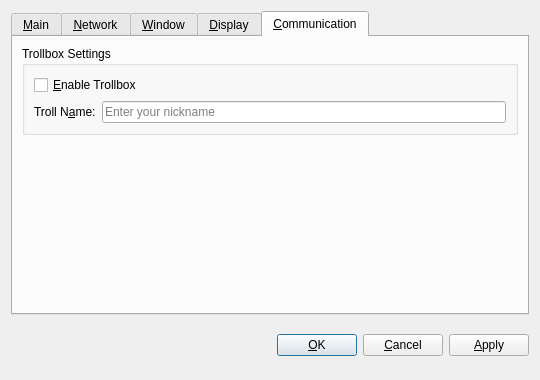
<?xml version="1.0" encoding="UTF-8"?>
<ui version="4.0">
 <class>OptionsDialog</class>
 <widget class="QDialog" name="OptionsDialog">
  <property name="geometry">
   <rect>
    <x>0</x>
    <y>0</y>
    <width>540</width>
    <height>380</height>
   </rect>
  </property>
  <property name="windowTitle">
   <string>Options</string>
  </property>
  <property name="modal">
   <bool>true</bool>
  </property>
  <layout class="QVBoxLayout" name="verticalLayout">
   <item>
    <widget class="QTabWidget" name="tabWidget">
     <property name="tabPosition">
      <enum>QTabWidget::North</enum>
     </property>
     <property name="currentIndex">
      <number>4</number>
     </property>
     <widget class="QWidget" name="tabMain">
      <attribute name="title">
       <string>&amp;Main</string>
      </attribute>
      <layout class="QVBoxLayout" name="verticalLayout_Main">
       <item>
        <widget class="QLabel" name="transactionFeeInfoLabel">
         <property name="text">
          <string>Optional transaction fee per kB that helps make sure your transactions are processed quickly. Most transactions are 1 kB. Fee 0.01 recommended.</string>
         </property>
         <property name="textFormat">
          <enum>Qt::PlainText</enum>
         </property>
         <property name="wordWrap">
          <bool>true</bool>
         </property>
        </widget>
       </item>
       <item>
        <layout class="QHBoxLayout" name="horizontalLayoutFee">
         <item>
          <widget class="QLabel" name="transactionFeeLabel">
           <property name="text">
            <string>Pay transaction &amp;fee</string>
           </property>
           <property name="textFormat">
            <enum>Qt::PlainText</enum>
           </property>
           <property name="buddy">
            <cstring>transactionFee</cstring>
           </property>
          </widget>
         </item>
         <item>
          <widget class="BitcoinAmountField" name="transactionFee"/>
         </item>
         <item>
          <spacer name="horizontalSpacerFee">
           <property name="orientation">
            <enum>Qt::Horizontal</enum>
           </property>
           <property name="sizeHint" stdset="0">
            <size>
             <width>40</width>
             <height>20</height>
            </size>
           </property>
          </spacer>
         </item>
        </layout>
       </item>
       <item>
        <widget class="QLabel" name="reserveBalanceInfoLabel">
         <property name="text">
          <string>Reserved amount does not participate in staking and is therefore spendable at any time.</string>
         </property>
         <property name="textFormat">
          <enum>Qt::PlainText</enum>
         </property>
         <property name="wordWrap">
          <bool>true</bool>
         </property>
        </widget>
       </item>
       <item>
        <layout class="QHBoxLayout" name="horizontalLayoutReserveBalance">
         <item>
          <widget class="QLabel" name="reserveBalanceLabel">
           <property name="text">
            <string>Reserve</string>
           </property>
           <property name="textFormat">
            <enum>Qt::PlainText</enum>
           </property>
           <property name="buddy">
            <cstring>reserveBalance</cstring>
           </property>
          </widget>
         </item>
         <item>
          <widget class="BitcoinAmountField" name="reserveBalance"/>
         </item>
         <item>
          <spacer name="horizontalSpacerReserveBalance">
           <property name="orientation">
            <enum>Qt::Horizontal</enum>
           </property>
           <property name="sizeHint" stdset="0">
            <size>
             <width>40</width>
             <height>20</height>
            </size>
           </property>
          </spacer>
         </item>
        </layout>
       </item>
       <item>
        <widget class="QCheckBox" name="bitcoinAtStartup">
         <property name="toolTip">
          <string>Automatically start PenCoin after logging in to the system.</string>
         </property>
         <property name="text">
          <string>&amp;Start PenCoin on system login</string>
         </property>
        </widget>
       </item>
       <item>
        <widget class="QCheckBox" name="detachDatabases">
         <property name="toolTip">
          <string>Detach block and address databases at shutdown. This means they can be moved to another data directory, but it slows down shutdown. The wallet is always detached.</string>
         </property>
         <property name="text">
          <string>&amp;Detach databases at shutdown</string>
         </property>
        </widget>
       </item>
       <item>
        <spacer name="verticalSpacer_Main">
         <property name="orientation">
          <enum>Qt::Vertical</enum>
         </property>
         <property name="sizeHint" stdset="0">
          <size>
           <width>20</width>
           <height>40</height>
          </size>
         </property>
        </spacer>
       </item>
      </layout>
     </widget>
     <widget class="QWidget" name="tabNetwork">
      <attribute name="title">
       <string>&amp;Network</string>
      </attribute>
      <layout class="QVBoxLayout" name="verticalLayout_Network">
       <item>
        <widget class="QCheckBox" name="mapPortUpnp">
         <property name="toolTip">
          <string>Automatically open the PenCoin client port on the router. This only works when your router supports UPnP and it is enabled.</string>
         </property>
         <property name="text">
          <string>Map port using &amp;UPnP</string>
         </property>
        </widget>
       </item>
       <item>
        <widget class="QCheckBox" name="connectSocks">
         <property name="toolTip">
          <string>Connect to the PenCoin network through a SOCKS proxy (e.g. when connecting through Tor).</string>
         </property>
         <property name="text">
          <string>&amp;Connect through SOCKS proxy:</string>
         </property>
        </widget>
       </item>
       <item>
        <layout class="QHBoxLayout" name="horizontalLayout_Network">
         <item>
          <widget class="QLabel" name="proxyIpLabel">
           <property name="text">
            <string>Proxy &amp;IP:</string>
           </property>
           <property name="textFormat">
            <enum>Qt::PlainText</enum>
           </property>
           <property name="buddy">
            <cstring>proxyIp</cstring>
           </property>
          </widget>
         </item>
         <item>
          <widget class="QValidatedLineEdit" name="proxyIp">
           <property name="maximumSize">
            <size>
             <width>140</width>
             <height>16777215</height>
            </size>
           </property>
           <property name="toolTip">
            <string>IP address of the proxy (e.g. 127.0.0.1)</string>
           </property>
          </widget>
         </item>
         <item>
          <widget class="QLabel" name="proxyPortLabel">
           <property name="text">
            <string>&amp;Port:</string>
           </property>
           <property name="textFormat">
            <enum>Qt::PlainText</enum>
           </property>
           <property name="buddy">
            <cstring>proxyPort</cstring>
           </property>
          </widget>
         </item>
         <item>
          <widget class="QLineEdit" name="proxyPort">
           <property name="maximumSize">
            <size>
             <width>55</width>
             <height>16777215</height>
            </size>
           </property>
           <property name="toolTip">
            <string>Port of the proxy (e.g. 9050)</string>
           </property>
          </widget>
         </item>
         <item>
          <widget class="QLabel" name="socksVersionLabel">
           <property name="text">
            <string>SOCKS &amp;Version:</string>
           </property>
           <property name="textFormat">
            <enum>Qt::PlainText</enum>
           </property>
           <property name="buddy">
            <cstring>socksVersion</cstring>
           </property>
          </widget>
         </item>
         <item>
          <widget class="QValueComboBox" name="socksVersion">
           <property name="toolTip">
            <string>SOCKS version of the proxy (e.g. 5)</string>
           </property>
          </widget>
         </item>
         <item>
          <spacer name="horizontalSpacer_Network">
           <property name="orientation">
            <enum>Qt::Horizontal</enum>
           </property>
           <property name="sizeHint" stdset="0">
            <size>
             <width>40</width>
             <height>20</height>
            </size>
           </property>
          </spacer>
         </item>
        </layout>
       </item>
       <item>
        <spacer name="verticalSpacer_Network">
         <property name="orientation">
          <enum>Qt::Vertical</enum>
         </property>
         <property name="sizeHint" stdset="0">
          <size>
           <width>20</width>
           <height>40</height>
          </size>
         </property>
        </spacer>
       </item>
      </layout>
     </widget>
     <widget class="QWidget" name="tabWindow">
      <attribute name="title">
       <string>&amp;Window</string>
      </attribute>
      <layout class="QVBoxLayout" name="verticalLayout_Window">
       <item>
        <widget class="QCheckBox" name="minimizeToTray">
         <property name="toolTip">
          <string>Show only a tray icon after minimizing the window.</string>
         </property>
         <property name="text">
          <string>&amp;Minimize to the tray instead of the taskbar</string>
         </property>
        </widget>
       </item>
       <item>
        <widget class="QCheckBox" name="minimizeOnClose">
         <property name="toolTip">
          <string>Minimize instead of exit the application when the window is closed. When this option is enabled, the application will be closed only after selecting Quit in the menu.</string>
         </property>
         <property name="text">
          <string>M&amp;inimize on close</string>
         </property>
        </widget>
       </item>
       <item>
        <spacer name="verticalSpacer_Window">
         <property name="orientation">
          <enum>Qt::Vertical</enum>
         </property>
         <property name="sizeHint" stdset="0">
          <size>
           <width>20</width>
           <height>40</height>
          </size>
         </property>
        </spacer>
       </item>
      </layout>
     </widget>
     <widget class="QWidget" name="tabDisplay">
      <attribute name="title">
       <string>&amp;Display</string>
      </attribute>
      <layout class="QVBoxLayout" name="verticalLayout_Display">
       <item>
        <layout class="QHBoxLayout" name="horizontalLayout_1_Display">
         <item>
          <widget class="QLabel" name="langLabel">
           <property name="text">
            <string>User Interface &amp;language:</string>
           </property>
           <property name="textFormat">
            <enum>Qt::PlainText</enum>
           </property>
           <property name="buddy">
            <cstring>lang</cstring>
           </property>
          </widget>
         </item>
         <item>
          <widget class="QValueComboBox" name="lang">
           <property name="toolTip">
            <string>The user interface language can be set here. This setting will take effect after restarting PenCoin.</string>
           </property>
          </widget>
         </item>
        </layout>
       </item>
       <item>
        <layout class="QHBoxLayout" name="horizontalLayout_2_Display">
         <item>
          <widget class="QLabel" name="unitLabel">
           <property name="text">
            <string>&amp;Unit to show amounts in:</string>
           </property>
           <property name="textFormat">
            <enum>Qt::PlainText</enum>
           </property>
           <property name="buddy">
            <cstring>unit</cstring>
           </property>
          </widget>
         </item>
         <item>
          <widget class="QValueComboBox" name="unit">
           <property name="toolTip">
            <string>Choose the default subdivision unit to show in the interface and when sending coins.</string>
           </property>
          </widget>
         </item>
        </layout>
       </item>
       <item>
        <widget class="QCheckBox" name="displayAddresses">
         <property name="toolTip">
          <string>Whether to show PenCoin addresses in the transaction list or not.</string>
         </property>
         <property name="text">
          <string>&amp;Display addresses in transaction list</string>
         </property>
        </widget>
       </item>
       <item>
        <widget class="QCheckBox" name="coinControlFeatures">
         <property name="toolTip">
          <string>Whether to show coin control features or not.</string>
         </property>
         <property name="text">
          <string>Display coin &amp;control features (experts only!)</string>
         </property>
        </widget>
       </item>
       <item>
        <spacer name="verticalSpacer_Display">
         <property name="orientation">
          <enum>Qt::Vertical</enum>
         </property>
         <property name="sizeHint" stdset="0">
          <size>
           <width>20</width>
           <height>40</height>
          </size>
         </property>
        </spacer>
       </item>
      </layout>
     </widget>
     <widget class="QWidget" name="tabComms">
      <attribute name="title">
       <string>&amp;Communication</string>
      </attribute>
      <layout class="QVBoxLayout" name="verticalLayout_4">
       <item>
        <widget class="QGroupBox" name="groupBoxTrollbox">
         <property name="title">
          <string>Trollbox Settings</string>
         </property>
         <layout class="QVBoxLayout" name="verticalLayout_2">
          <item>
           <widget class="QCheckBox" name="enableTrollbox">
            <property name="text">
             <string>&amp;Enable Trollbox</string>
            </property>
           </widget>
          </item>
          <item>
           <layout class="QHBoxLayout" name="horizontalLayout">
            <item>
             <widget class="QLabel" name="label">
              <property name="text">
               <string>Troll N&amp;ame:</string>
              </property>
              <property name="textInteractionFlags">
               <set>Qt::LinksAccessibleByMouse</set>
              </property>
              <property name="buddy">
               <cstring>trollNameEdit</cstring>
              </property>
             </widget>
            </item>
            <item>
             <widget class="QLineEdit" name="trollNameEdit">
              <property name="frame">
               <bool>true</bool>
              </property>
              <property name="placeholderText">
               <string>Enter your nickname</string>
              </property>
             </widget>
            </item>
           </layout>
          </item>
         </layout>
        </widget>
       </item>
       <item>
        <spacer name="verticalSpacer">
         <property name="orientation">
          <enum>Qt::Vertical</enum>
         </property>
         <property name="sizeHint" stdset="0">
          <size>
           <width>20</width>
           <height>71</height>
          </size>
         </property>
        </spacer>
       </item>
      </layout>
     </widget>
    </widget>
   </item>
   <item>
    <layout class="QHBoxLayout" name="horizontalLayout_Buttons">
     <item>
      <spacer name="horizontalSpacer_1">
       <property name="orientation">
        <enum>Qt::Horizontal</enum>
       </property>
       <property name="sizeHint" stdset="0">
        <size>
         <width>40</width>
         <height>48</height>
        </size>
       </property>
      </spacer>
     </item>
     <item>
      <widget class="QLabel" name="statusLabel">
       <property name="font">
        <font>
         <weight>75</weight>
         <bold>true</bold>
        </font>
       </property>
       <property name="text">
        <string/>
       </property>
       <property name="textFormat">
        <enum>Qt::PlainText</enum>
       </property>
       <property name="wordWrap">
        <bool>true</bool>
       </property>
      </widget>
     </item>
     <item>
      <spacer name="horizontalSpacer_2">
       <property name="orientation">
        <enum>Qt::Horizontal</enum>
       </property>
       <property name="sizeHint" stdset="0">
        <size>
         <width>40</width>
         <height>48</height>
        </size>
       </property>
      </spacer>
     </item>
     <item>
      <widget class="QPushButton" name="okButton">
       <property name="text">
        <string>&amp;OK</string>
       </property>
      </widget>
     </item>
     <item>
      <widget class="QPushButton" name="cancelButton">
       <property name="text">
        <string>&amp;Cancel</string>
       </property>
       <property name="autoDefault">
        <bool>false</bool>
       </property>
      </widget>
     </item>
     <item>
      <widget class="QPushButton" name="applyButton">
       <property name="text">
        <string>&amp;Apply</string>
       </property>
       <property name="autoDefault">
        <bool>false</bool>
       </property>
      </widget>
     </item>
    </layout>
   </item>
  </layout>
 </widget>
 <customwidgets>
  <customwidget>
   <class>QValidatedLineEdit</class>
   <extends>QLineEdit</extends>
   <header>qvalidatedlineedit.h</header>
  </customwidget>
  <customwidget>
   <class>BitcoinAmountField</class>
   <extends>QLineEdit</extends>
   <header>bitcoinamountfield.h</header>
   <container>1</container>
  </customwidget>
  <customwidget>
   <class>QValueComboBox</class>
   <extends>QComboBox</extends>
   <header>qvaluecombobox.h</header>
  </customwidget>
 </customwidgets>
 <resources/>
 <connections/>
</ui>
